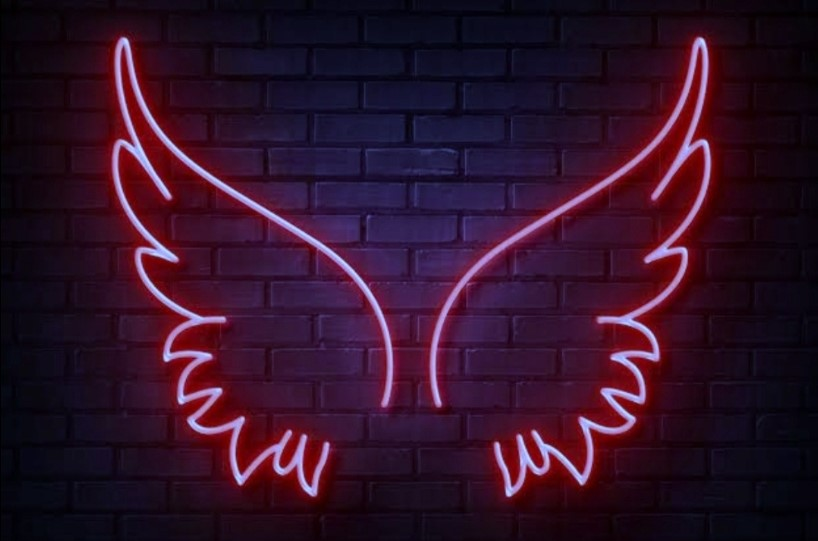
#> input picture pic.jpg, 818 x 541 px, found by its file name
$ python 6.py
#> lines starting #> are read from the running program, lines starting #| are printed output that depends on the picture
import cv2
from matplotlib import pyplot as plt

# Load an image
image = cv2.imread("C:/Users/nikhi/Downloads/pic.jpg")  # Replace 'your_image.jpg' with the path to your image
#> image is the input picture: shape (541, 818, 3); mean B, G, R 40.4, 18.3, 48.9

# Convert BGR to Grayscale
gray_image = cv2.cvtColor(image, cv2.COLOR_BGR2GRAY)
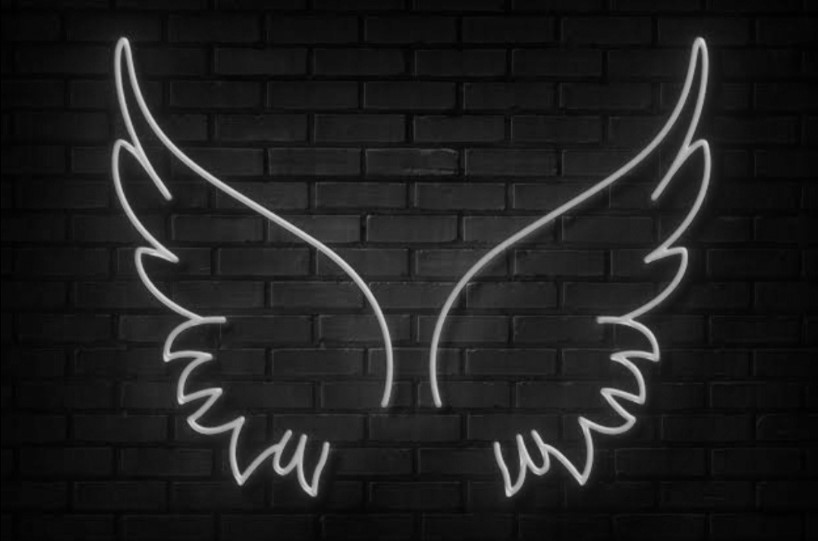
#> gray_image: shape (541, 818); min 0, max 222, mean 30

# Display the original and converted images
plt.subplot(131), plt.imshow(cv2.cvtColor(image, cv2.COLOR_BGR2RGB)), plt.title('Original')
plt.subplot(133), plt.imshow(gray_image, cmap='gray'), plt.title('Grayscale')
plt.show()
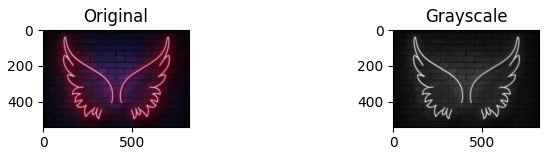
#> figure drawn by matplotlib, 2 panels
